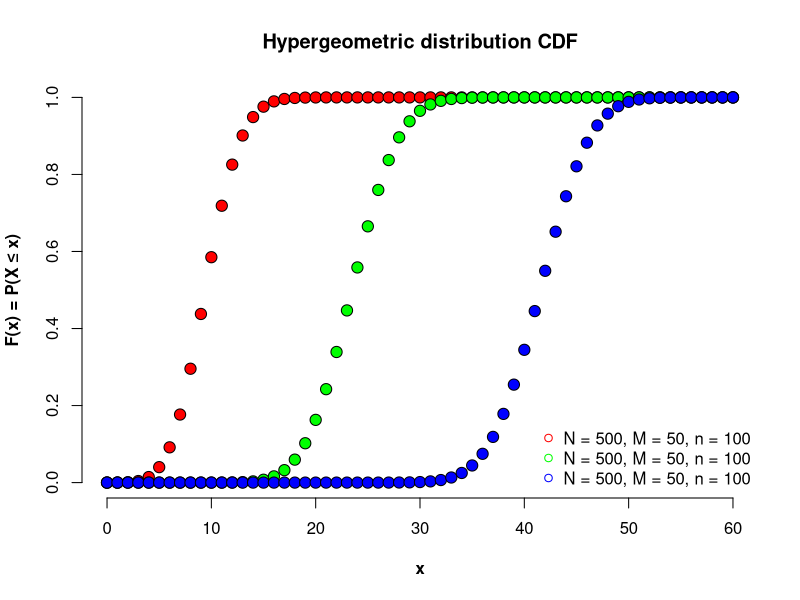

Source code (R):
svg("Hyper_CDF.svg")

plot(xlim = c(0, 60), ylim = c(0, 1), x = "",
     main = "Hypergeometric distribution CDF", xlab = "x",
     ylab = "F(x) = P(X ≤ x)", bty = 'n', font.lab = 2)

points(0:60, phyper(0:60, n = 450, m = 50, k = 100),
       type = 'p', pch = 21, cex = 1.5, bg = "red", col = "black")
points(0:60, phyper(0:60, n = 440, m = 60, k = 200),
       type = 'p', pch = 21, cex = 1.5, bg = "green", col = "black")
points(0:60, phyper(0:60, n = 430, m = 70, k = 300),
       type = 'p', pch = 21, cex = 1.5, bg = "blue", col = "black")

legend('bottomright', legend = c('N = 500, M = 50, n = 100',
			      'N = 500, M = 50, n = 100', 
			      'N = 500, M = 50, n = 100'),
       col = c('red', 'green', 'blue'), pch = 21, bty = 'n')

dev.off()
